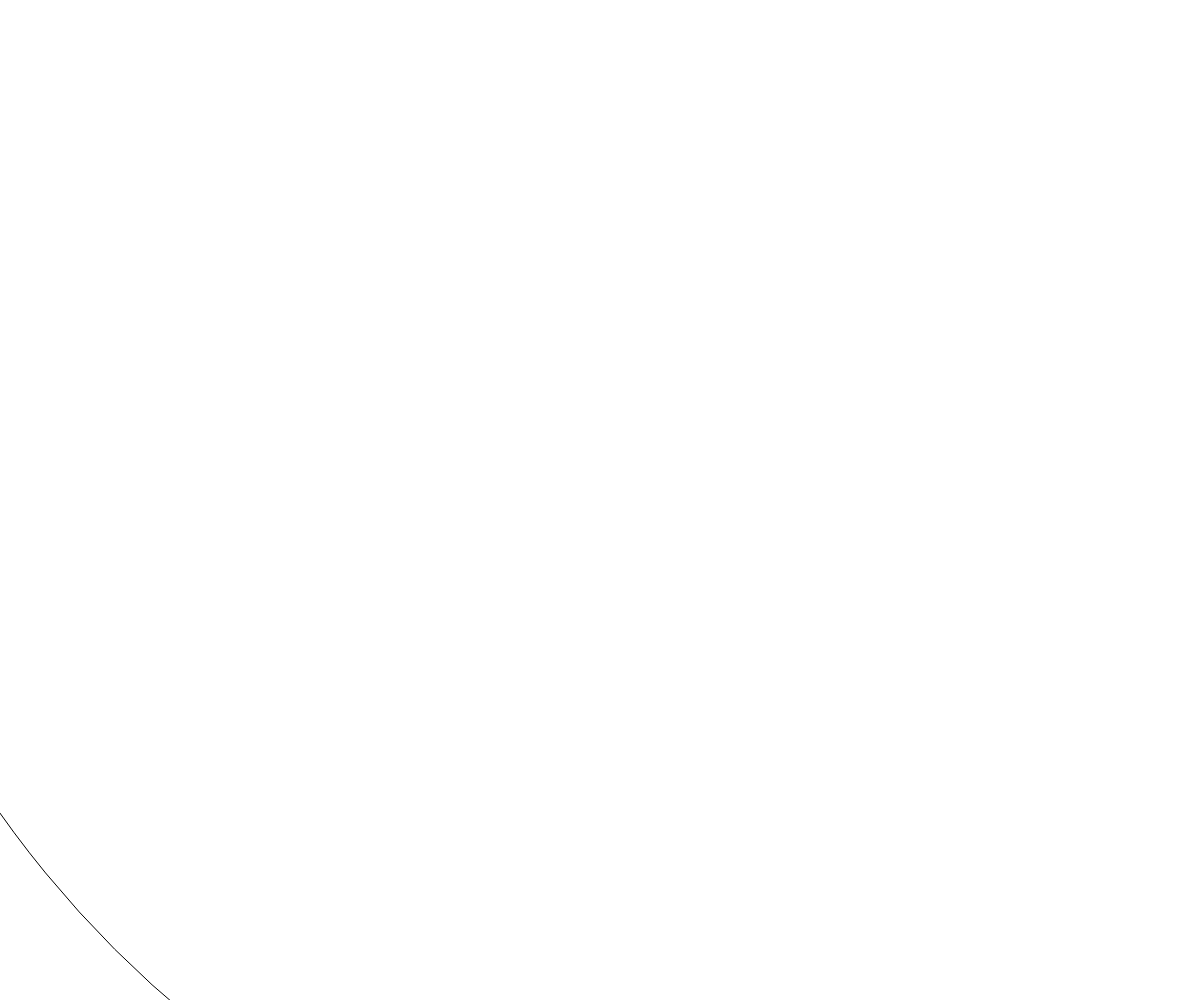
Frame 1 (no input)
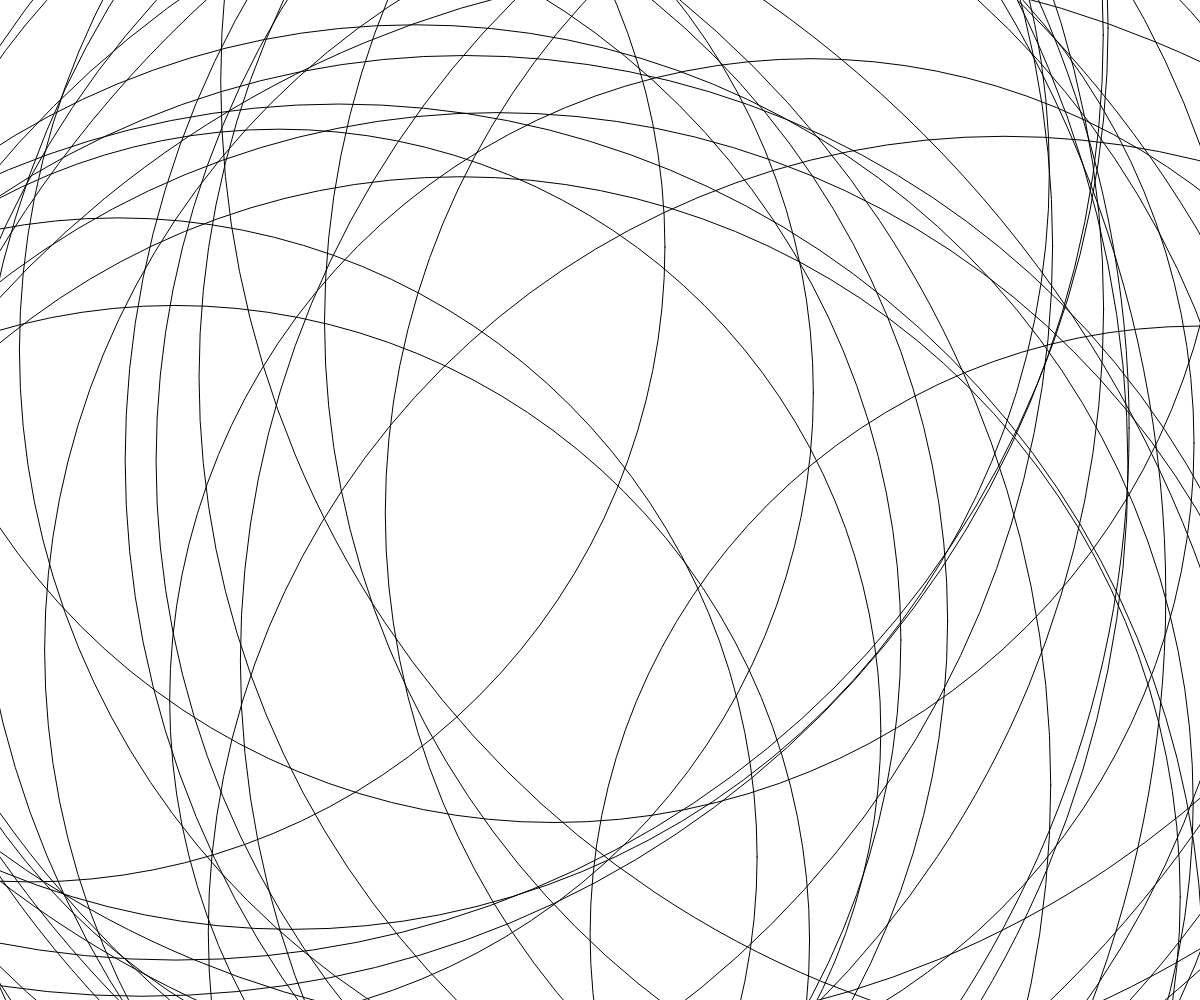
Frame 60 (no input)
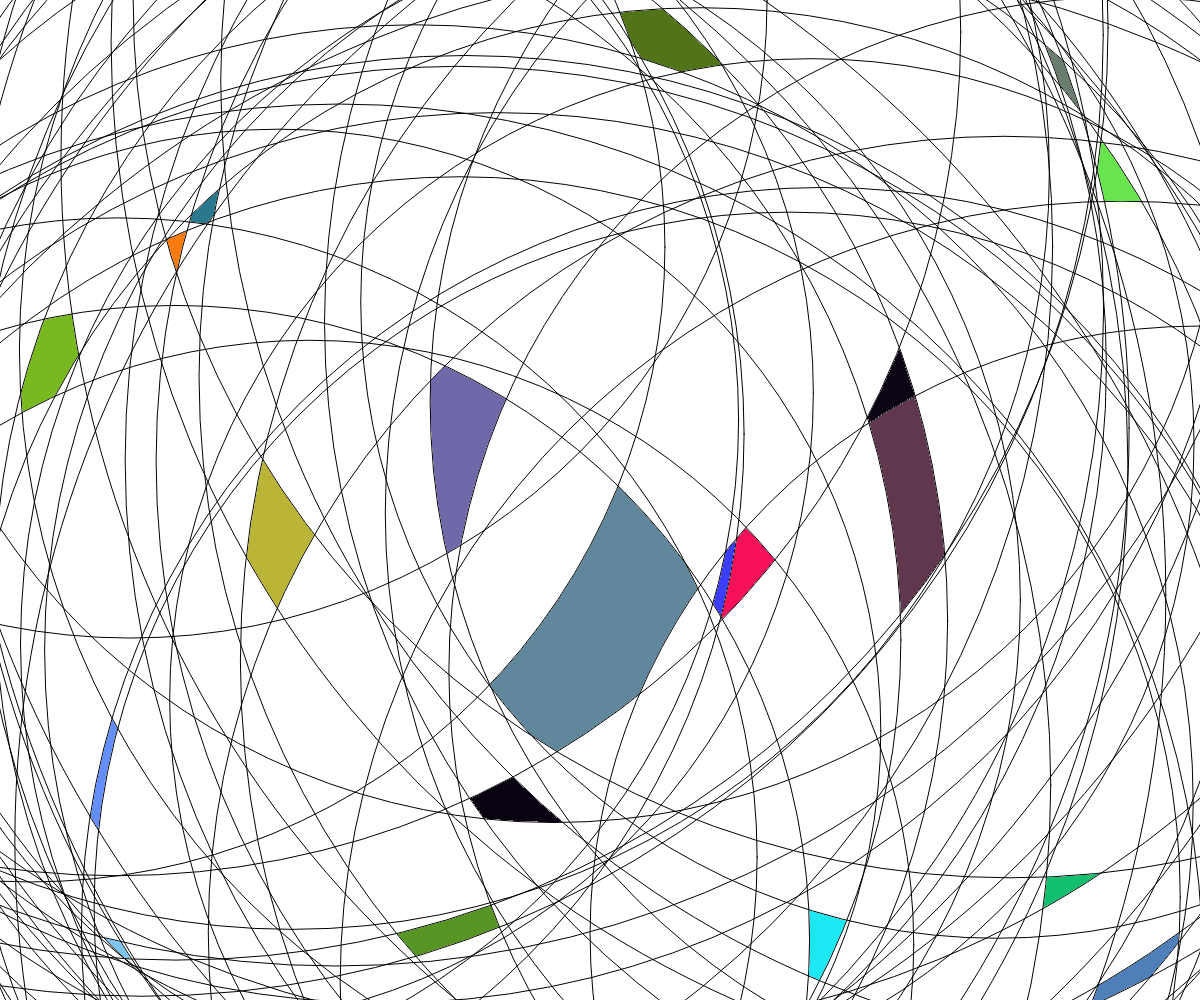
Frame 120 (the mouse pressed at the canvas centre since frame 60)

The p5.js sketch that drew these frames (run headless with seeded random() and noise() and a simulated clock; from frame 60 on, the mouse is pressed at the canvas centre):

// p5.js sketch
// ── sketch.js
let cnv;

function setup() {
  cnv = createCanvas(windowWidth, windowHeight);
  background(255);
}

let i=0;

function draw() {
  i++;
  stroke(0);
  fill(0, 0);
  let x = floor(random(width));
  let y = floor(random(height));
  if (i<100) circle(x, y, random(windowWidth, windowWidth * 2));
  else floodfill(x, y, color(255), color(random(255),random(255),random(255)), 100);
  //noLoop();
}

function floodfill(x, y, targetColor, replaceColor, tolerance) {
  let rr = red(replaceColor);
  let rg = green(replaceColor);
  let rb = blue(replaceColor);
  let tr = red(targetColor);
  let tg = green(targetColor);
  let tb = blue(targetColor);
  let q = [];
  q.push({x: x, y: y});
  loadPixels();
  let it=0;
  do  {
    it++;
    let p = q[0];
    q.shift();
    if (p.x>=width || p.x<0) continue;
    if (p.y>=height || p.y<0) continue;
    let pos = getPos(p.x, p.y);
    let r = pixels[pos];
    let g = pixels[pos+1];
    let b = pixels[pos+2];
    if (abs(r-tr) <= tolerance && abs(g-tg) <= tolerance && abs(b-tb) <= tolerance) {
      pixels[pos] = rr;
      pixels[pos+1] = rg;
      pixels[pos+2] = rb;
      q.push({x: p.x+1, y: p.y});
      q.push({x: p.x-1, y: p.y});
      q.push({x: p.x, y: p.y+1});
      q.push({x: p.x, y: p.y-1});
    }
  } while (q.length)
  updatePixels();
}

function getPos(x, y) {
      return (x + y * width) * 4;
}
